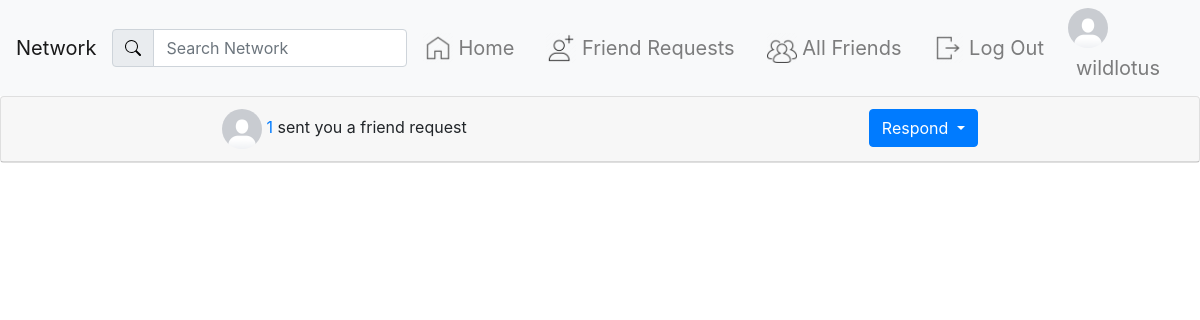
The page /friend_requests (signed in) on the database as committed earlier.
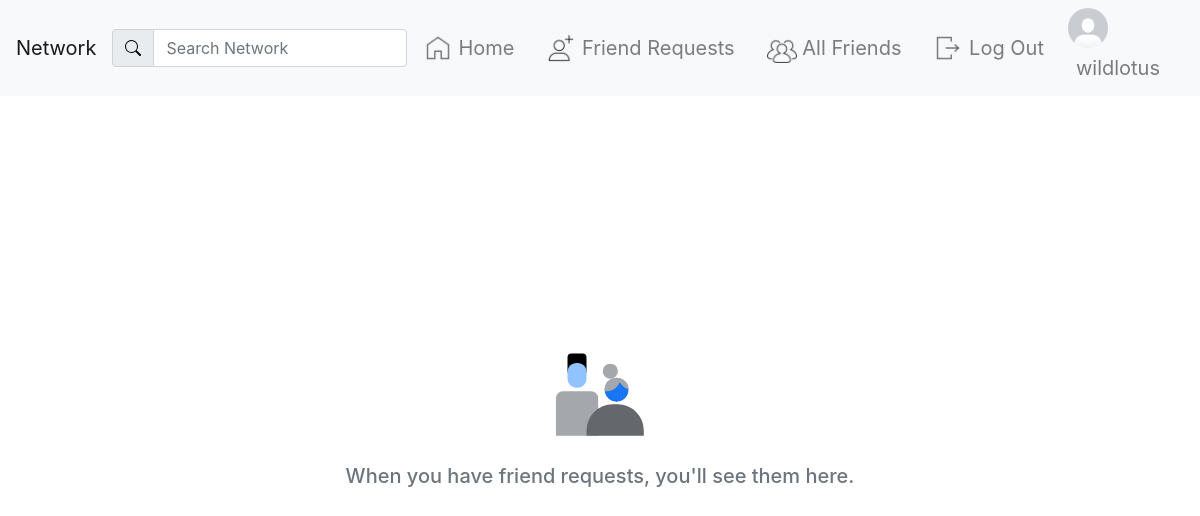
The same page on the database as committed later.
### network/models.py (models this page shows)
class FriendRequest(models.Model):
    from_user = models.ForeignKey(User, related_name="from_user", on_delete=models.CASCADE)
    to_user = models.ForeignKey(User, related_name="to_user", on_delete=models.CASCADE)
    active = models.BooleanField(default=True)
    class Meta:
        constraints = [
            models.UniqueConstraint(
                name="%(app_label)s_%(class)s_unique_relationships",
                fields=["from_user", "to_user"]
            ),
            models.CheckConstraint(
                name="%(app_label)s_%(class)s_prevent_self_friending",
                check=~models.Q(from_user=models.F("to_user")),
            ),
        ]

class User(AbstractUser):
    pass

class UserProfile(models.Model):
    user = models.OneToOneField(User, primary_key=True, related_name="profile", on_delete=models.CASCADE)
    name = models.CharField(max_length=64, blank=True, null=True)
    bio = models.TextField(blank=True, default="No bio...")
    picture = models.ImageField(blank=True, default="default_profile_image.png")
    friends = models.ManyToManyField(User, blank=True, related_name="friends")

### network/views.py (the view)
# urls.py: path("friend_requests", views.friend_requests, name="friend_requests"),
def friend_requests(request):
    friend_requests = FriendRequest.objects.filter(to_user=request.user, active=True)
    return render(request, "network/friend_requests.html", {
        "friend_requests": friend_requests
    })

### network/templates/network/friend_requests.html (shortened to what this page needs)
{% extends "network/layout.html" %} {% load static %}
{% block body %}
{% for friend_request in friend_requests %}
<div class="card">
    <div class="card-header d-flex justify-content-around" id="friend_request_header_{{friend_request.id}}">
        <div>
            <img src="{{ friend_request.from_user.profile.picture.url }}" alt="" width="40px" height="40px" style="border-radius: 50%">
            <a href="{% url 'profile' friend_request.from_user.id %}">{{ friend_request.from_user }}</a> sent you a friend
            request
        </div>
        <div class="dropdown">
            <button type="button" class="btn btn-primary dropdown-toggle" id="dropdownMenuButton" data-toggle="dropdown"
                aria-haspopup="true" aria-expanded="false">
                Respond
            </button>
        </div>
    </div>
</div>
{% empty %}
<div class="d-flex align-items-center justify-content-center flex-column" style="min-height: 640px;">
    <div class="p-2">
        <img src="{% static 'network/images/null_states_people_gray_wash.svg' %}" width="112" height="112" alt="">
    </div>
    <div class="p-2 text-muted">
        <h5>When you have friend requests, you'll see them here.</h5>
    </div>
</div>
{% endfor %}
{% endblock %}

Rows that differ between the two databases and show on the page:
removed FriendRequest: from_user.profile.picture (placeholder picture), from_user "1"
Other text that changed with them:
text now shown: "When you have friend requests, you'll see them here."
